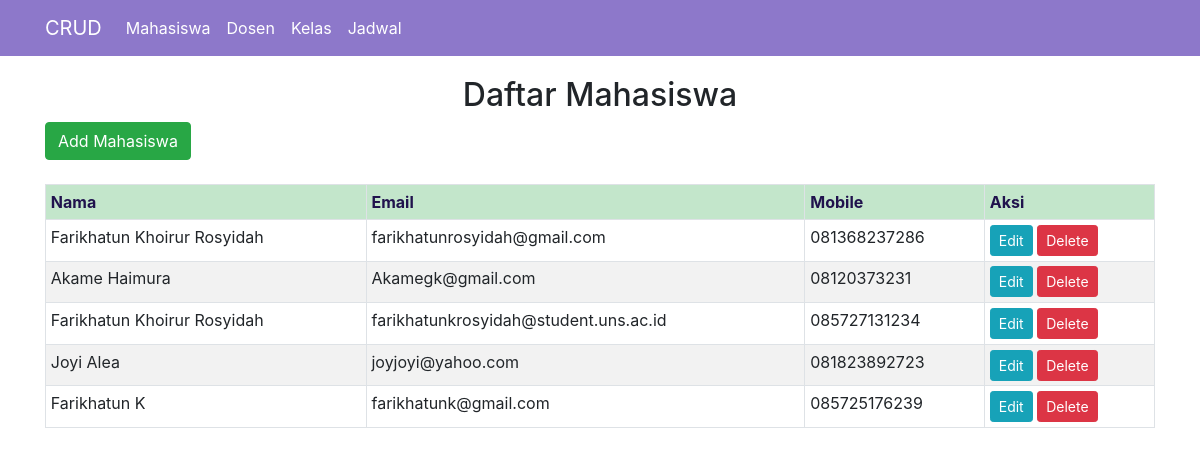
The page / on the database its author committed.
### tables this page shows
CREATE TABLE `mahasiswa` (
  `id_mahasiswa` int(11) NOT NULL,
  `nama` varchar(100) DEFAULT NULL,
  `email` varchar(100) DEFAULT NULL,
  `mobile` varchar(15) DEFAULT NULL
);

### index.php (the view, shortened to what this page needs)
<?php
require_once('config.php');
$result = mysqli_query($koneksi, "SELECT * FROM mahasiswa ORDER BY id_mahasiswa DESC")
?>
<!doctype html>
<html lang="en">
<head>
    <link rel="stylesheet" href="https://stackpath.bootstrapcdn.com/bootstrap/4.1.3/css/bootstrap.min.css">
</head>
<body>
    <nav class="navbar navbar-expand-lg navbar-dark" style="background-color: #8d78ca;">
		<div class="container">
			<a class="navbar-brand" href="#">CRUD</a>
			<div class="collapse navbar-collapse" id="navbarSupportedContent">
				<ul class="navbar-nav mr-auto">
					<li class="nav-item">
						<a class="nav-link active" href="index.php">Mahasiswa</a>
					</li>
					<li class="nav-item">
						<a class="nav-link active" href="index_dosen.php">Dosen</a>
					</li>
                    <li class="nav-item">
						<a class="nav-link active" href="index_kelas.php">Kelas</a>
					</li>
                    <li class="nav-item">
						<a class="nav-link active" href="index_jadwal.php">Jadwal</a>
					</li>
				</ul>
			</div>
		</div>
	</nav>
    <div class="container" style="margin-top:20px">
        <center><h2>Daftar Mahasiswa</h2></center>
        <a href="add.php" class="btn btn-success">Add Mahasiswa</a>
        <br><br>
        <table width="100%" border="2" class="table table-striped table-hover table-sm table-bordered">
            <tr class="table-success" style="color: #20124d;">
                <th>Nama</th>
                <th>Email</th>
                <th>Mobile</th>
                <th>Aksi</th>
            </tr>
            <?php
            while ($item = mysqli_fetch_array($result)){
            ?>
                <tr>
                    <td><?= $item['nama']; ?></td>
                    <td><?= $item['email']; ?></td>
                    <td><?= $item['mobile']; ?></td>
                    <td>
                        <a href="edit.php?id=<?= $item['id_mahasiswa']; ?>" class="btn btn-info btn-sm">Edit</a>
                        <a href="delete.php?id=<?= $item['id_mahasiswa']; ?>" onclick="return confirm ('Apakah Anda yakin akan menghapus data?')" class="btn btn-danger btn-sm">Delete</a>
                    </td>
                </tr>
            <?php } ?>
        </table>
    </div>
</body>
</html>

### rows shown on the page
mahasiswa: nama "Farikhatun Khoirur Rosyidah", email "farikhatunrosyidah@gmail.com", mobile "081368237286"
mahasiswa: nama "Akame Haimura", email "Akamegk@gmail.com", mobile "08120373231"
mahasiswa: nama "Farikhatun Khoirur Rosyidah", email "farikhatunkrosyidah@student.uns.ac.id", mobile "085727131234"
mahasiswa: nama "Joyi Alea", email "joyjoyi@yahoo.com", mobile "081823892723"
mahasiswa: nama "Farikhatun K", email "farikhatunk@gmail.com", mobile "085725176239"
